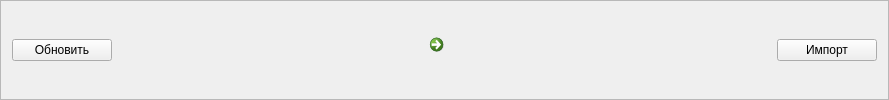
          <widget class="QFrame" name="frImport">
           <property name="frameShape">
            <enum>QFrame::StyledPanel</enum>
           </property>
           <property name="frameShadow">
            <enum>QFrame::Raised</enum>
           </property>
           <layout class="QVBoxLayout" name="verticalLayout_7">
            <property name="topMargin">
             <number>0</number>
            </property>
            <property name="bottomMargin">
             <number>0</number>
            </property>
            <item>
             <widget class="QFrame" name="frame_9">
              <property name="frameShape">
               <enum>QFrame::NoFrame</enum>
              </property>
              <property name="frameShadow">
               <enum>QFrame::Raised</enum>
              </property>
              <layout class="QHBoxLayout" name="horizontalLayout_11">
               <property name="leftMargin">
                <number>0</number>
               </property>
               <property name="topMargin">
                <number>0</number>
               </property>
               <property name="rightMargin">
                <number>0</number>
               </property>
               <property name="bottomMargin">
                <number>0</number>
               </property>
               <item>
                <widget class="QPushButton" name="pbRefreshImport">
                 <property name="minimumSize">
                  <size>
                   <width>100</width>
                   <height>0</height>
                  </size>
                 </property>
                 <property name="text">
                  <string>Обновить</string>
                 </property>
                </widget>
               </item>
               <item>
                <spacer name="horizontalSpacer_2">
                 <property name="orientation">
                  <enum>Qt::Horizontal</enum>
                 </property>
                 <property name="sizeHint" stdset="0">
                  <size>
                   <width>304</width>
                   <height>20</height>
                  </size>
                 </property>
                </spacer>
               </item>
               <item>
                <widget class="QCommandLinkButton" name="clbImport">
                 <property name="maximumSize">
                  <size>
                   <width>45</width>
                   <height>45</height>
                  </size>
                 </property>
                 <property name="text">
                  <string/>
                 </property>
                 <property name="icon">
                  <iconset>
                   <normaloff>import.png</normaloff>import.png</iconset>
                 </property>
                 <property name="iconSize">
                  <size>
                   <width>30</width>
                   <height>30</height>
                  </size>
                 </property>
                </widget>
               </item>
               <item>
                <spacer name="horizontalSpacer_3">
                 <property name="orientation">
                  <enum>Qt::Horizontal</enum>
                 </property>
                 <property name="sizeHint" stdset="0">
                  <size>
                   <width>304</width>
                   <height>20</height>
                  </size>
                 </property>
                </spacer>
               </item>
               <item>
                <widget class="QPushButton" name="pbImport">
                 <property name="minimumSize">
                  <size>
                   <width>100</width>
                   <height>0</height>
                  </size>
                 </property>
                 <property name="text">
                  <string>Импорт</string>
                 </property>
                </widget>
               </item>
              </layout>
             </widget>
            </item>
           </layout>
          </widget>
